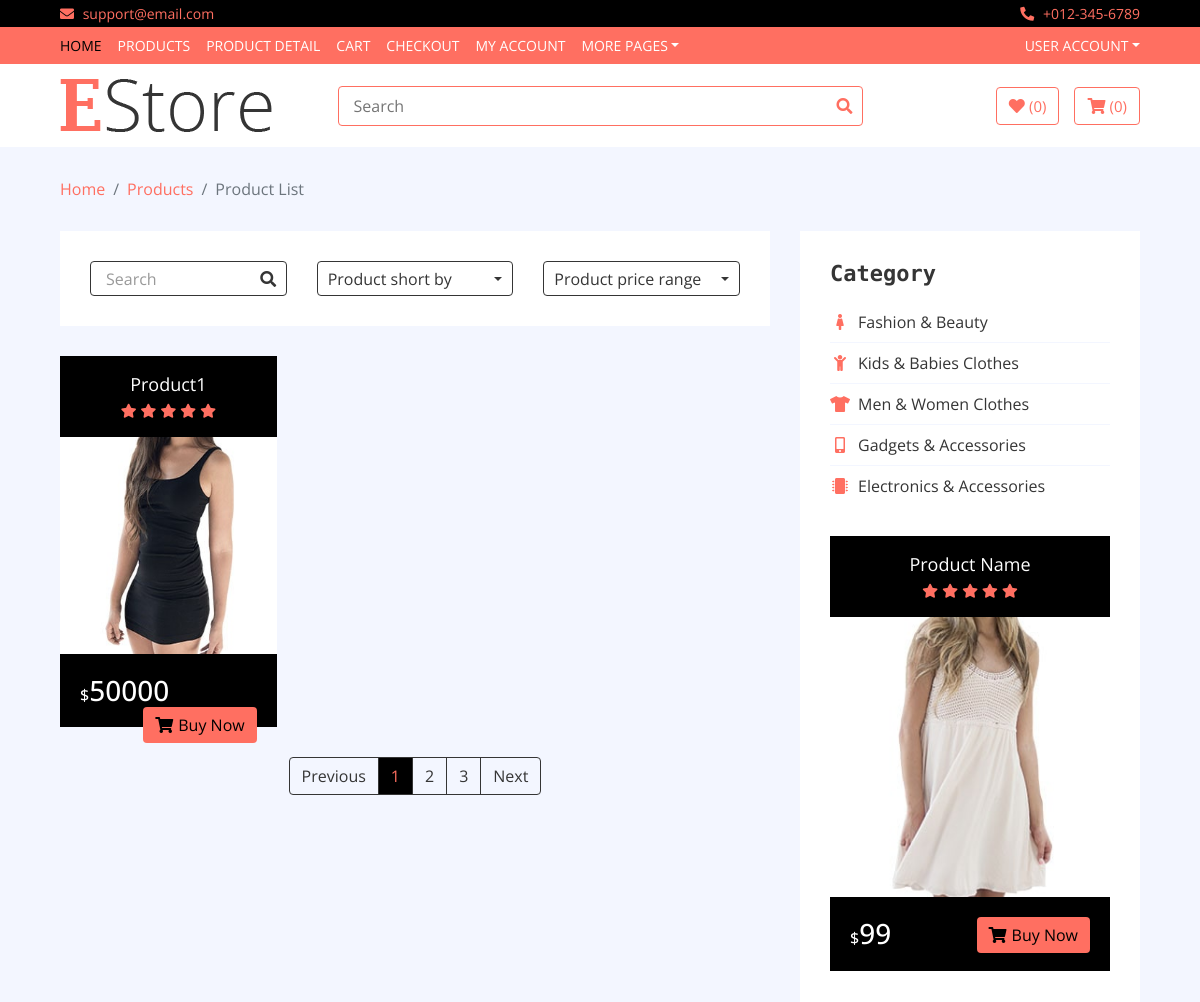
Page /category/Electronics (upper part) on the earlier database version.
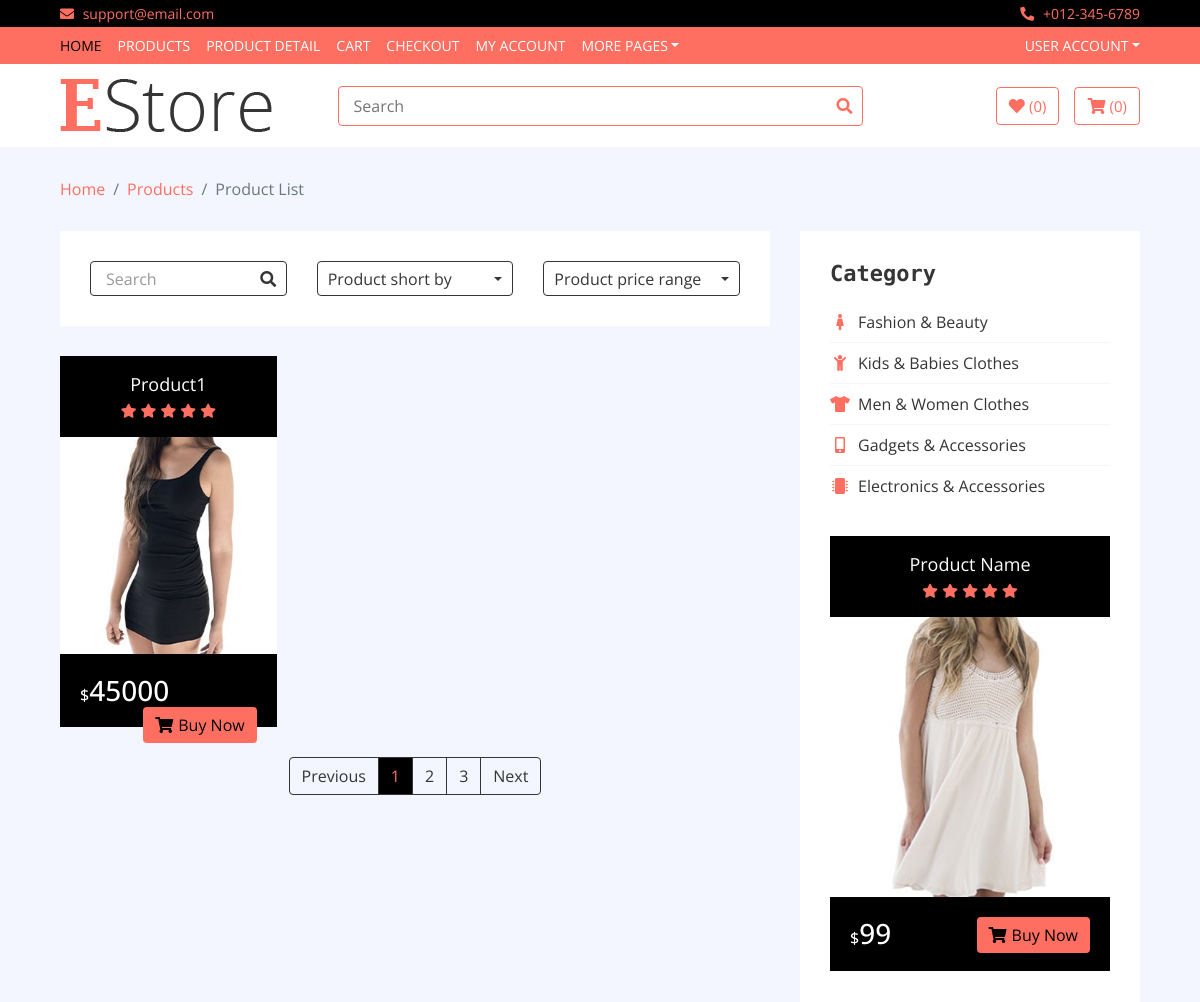
Same page on the later database version.
### home/models.py (models this page shows, shortened)
class Product(models.Model):
    name = models.CharField(max_length=100)
    category = models.ForeignKey(Category,on_delete=models.CASCADE)
    brand = models.ForeignKey(Brand, on_delete = models.CASCADE)
    price = models.IntegerField()
    discounted_price = models.IntegerField()
    image = models.ImageField(upload_to='media')
    description = models.TextField(blank = True)
    specification = models.TextField(blank=True)
    slug = models.TextField()
    label = models.CharField(choices=LABEL,max_length=20)
    stock = models.CharField(choices=STOCK, max_length=20)

### home/views.py (the view)
# urls.py: path('category/<slug>', CategoryView.as_view(), name='category'),
class CategoryView(BaseView):
    def get(self,request,slug):
        cat_id = Category.objects.get(slug = slug).id
        self.views['product_category'] = Product.objects.filter(category_id = cat_id)
        return render(request,'category.html',self.views)

### templates/category.html (shortened to what this page needs)
{% extends 'base.html' %}
{% load static %}
{% block content %}
        <div class="breadcrumb-wrap">
            <div class="container-fluid">
                <ul class="breadcrumb">
                    <li class="breadcrumb-item"><a href="#">Home</a></li>
                    <li class="breadcrumb-item"><a href="#">Products</a></li>
                    <li class="breadcrumb-item active">Product List</li>
                </ul>
            </div>
        </div>
        <div class="product-view">
            <div class="container-fluid">
                <div class="row">
                    <div class="col-lg-8">
                        <div class="row">
                            <div class="col-md-12">
                                <div class="product-view-top">
                                    <div class="row">
                                        <div class="col-md-4">
                                            <div class="product-search">
                                                <input type="email" value="Search">
                                                <button><i class="fa fa-search"></i></button>
                                            </div>
                                        </div>
                                        <div class="col-md-4">
                                            <div class="product-short">
                                                <div class="dropdown">
                                                    <div class="dropdown-toggle" data-toggle="dropdown">Product short by</div>
                                                </div>
                                            </div>
                                        </div>
                                        <div class="col-md-4">
                                            <div class="product-price-range">
                                                <div class="dropdown">
                                                    <div class="dropdown-toggle" data-toggle="dropdown">Product price range</div>
                                                </div>
                                            </div>
                                        </div>
                                    </div>
                                </div>
                            </div>
                            {% for cat in product_category %}
                            <div class="col-md-4">
                                <div class="product-item">
                                    <div class="product-title">
                                        <a href="#">{{cat.name}}</a>
                                        <div class="ratting">
                                            <i class="fa fa-star"></i>
                                            <i class="fa fa-star"></i>
                                            <i class="fa fa-star"></i>
                                            <i class="fa fa-star"></i>
                                            <i class="fa fa-star"></i>
                                        </div>
                                    </div>
                                    <div class="product-image">
                                        <a href="product-detail.html">
                                            <img src="{{cat.image.url}}" alt="Product Image">
                                        </a>
                                    </div>
                                    <div class="product-price">
                                        {% if cat.discounted_price > 0  %}
                                        <h3><span>$</span>{{cat.discounted_price}}</h3>
                                        {% else %}
                                        <h3><span>$</span>{{cat.price}}</h3>
                                        {% endif %}
                                        <a class="btn" href=""><i class="fa fa-shopping-cart"></i>Buy Now</a>
                                    </div>
                                </div>
                            </div>
                            {% endfor %}
                        </div>
                        <div class="col-md-12">
                            <nav aria-label="Page navigation example">
                                <ul class="pagination justify-content-center">
                                    <li class="page-item disabled">
                                        <a class="page-link" href="#" tabindex="-1">Previous</a>
                                    </li>
                                    <li class="page-item active"><a class="page-link" href="#">1</a></li>
                                    <li class="page-item"><a class="page-link" href="#">2</a></li>
                                    <li class="page-item"><a class="page-link" href="#">3</a></li>
                                    <li class="page-item">
                                        <a class="page-link" href="#">Next</a>
                                    </li>
                                </ul>
                            </nav>
                        </div>
                    </div>
                    <div class="col-lg-4 sidebar">
                        <div class="sidebar-widget category">
                            <h2 class="title">Category</h2>
                            <nav class="navbar bg-light">
                                <ul class="navbar-nav">
                                    <li class="nav-item">
                                        <a class="nav-link" href="#"><i class="fa fa-female"></i>Fashion & Beauty</a>
                                    </li>
                                    <li class="nav-item">
                                        <a class="nav-link" href="#"><i class="fa fa-child"></i>Kids & Babies Clothes</a>
                                    </li>
                                    <li class="nav-item">
                                        <a class="nav-link" href="#"><i class="fa fa-tshirt"></i>Men & Women Clothes</a>
                                    </li>
                                    <li class="nav-item">
                                        <a class="nav-link" href="#"><i class="fa fa-mobile-alt"></i>Gadgets & Accessories</a>
                                    </li>
                                    <li class="nav-item">
                                        <a class="nav-link" href="#"><i class="fa fa-microchip"></i>Electronics & Accessories</a>
                                    </li>
                                </ul>
                            </nav>
                        </div>
                        <div class="sidebar-widget widget-slider">
                            <div class="sidebar-slider normal-slider">
                                <div class="product-item">
                                    <div class="product-title">
                                        <a href="#">Product Name</a>
                                        <div class="ratting">
                                            <i class="fa fa-star"></i>
                                            <i class="fa fa-star"></i>
                                            <i class="fa fa-star"></i>
                                            <i class="fa fa-star"></i>
                                            <i class="fa fa-star"></i>
                                        </div>
                                    </div>
                                    <div class="product-image">
                                        <a href="product-detail.html">
                                            <img src="img/product-10.jpg" alt="Product Image">
                                        </a>
                                    </div>
                                    <div class="product-price">
                                        <h3><span>$</span>99</h3>
                                        <a class="btn" href=""><i class="fa fa-shopping-cart"></i>Buy Now</a>
                                    </div>
                                </div>
                            </div>
                        </div>
                    </div>
                </div>
            </div>
        </div>
{% endblock %}

### templates/base.html (shortened to what this page needs)
<!DOCTYPE html>
{% load static %}
<html lang="en">
    <head>
        <link href="https://stackpath.bootstrapcdn.com/bootstrap/4.4.1/css/bootstrap.min.css" rel="stylesheet">
        <link href="https://cdnjs.cloudflare.com/ajax/libs/font-awesome/5.10.0/css/all.min.css" rel="stylesheet">
        <link href="{% static 'lib/slick/slick.css' %}" rel="stylesheet">
        <link href="{% static 'lib/slick/slick-theme.css' %}" rel="stylesheet">
        <link href="{% static 'css/style.css' %}" rel="stylesheet">
    </head>
    <body>
        <div class="top-bar">
            <div class="container-fluid">
                <div class="row">
                    <div class="col-sm-6">
                        <i class="fa fa-envelope"></i>
                        support@email.com
                    </div>
                    <div class="col-sm-6">
                        <i class="fa fa-phone-alt"></i>
                        +012-345-6789
                    </div>
                </div>
            </div>
        </div>
        <div class="nav">
            <div class="container-fluid">
                <nav class="navbar navbar-expand-md bg-dark navbar-dark">
                    <div class="collapse navbar-collapse justify-content-between" id="navbarCollapse">
                        <div class="navbar-nav mr-auto">
                            <a href="index.html" class="nav-item nav-link active">Home</a>
                            <a href="product-list.html" class="nav-item nav-link">Products</a>
                            <a href="product-detail.html" class="nav-item nav-link">Product Detail</a>
                            <a href="cart.html" class="nav-item nav-link">Cart</a>
                            <a href="checkout.html" class="nav-item nav-link">Checkout</a>
                            <a href="my-account.html" class="nav-item nav-link">My Account</a>
                            <div class="nav-item dropdown">
                                <a href="#" class="nav-link dropdown-toggle" data-toggle="dropdown">More Pages</a>
                            </div>
                        </div>
                        <div class="navbar-nav ml-auto">
                            <div class="nav-item dropdown">
                                <a href="#" class="nav-link dropdown-toggle" data-toggle="dropdown">User Account</a>
                            </div>
                        </div>
                    </div>
                </nav>
            </div>
        </div>
        <div class="bottom-bar">
            <div class="container-fluid">
                <div class="row align-items-center">
                    <div class="col-md-3">
                        <div class="logo">
                            <a href="index.html">
                                <img src="img/logo.png" alt="Logo">
                            </a>
                        </div>
                    </div>
                    <div class="col-md-6">
                        <div class="search">
                            <input type="text" placeholder="Search">
                            <button><i class="fa fa-search"></i></button>
                        </div>
                    </div>
                    <div class="col-md-3">
                        <div class="user">
                            <a href="wishlist.html" class="btn wishlist">
                                <i class="fa fa-heart"></i>
                                <span>(0)</span>
                            </a>
                            <a href="cart.html" class="btn cart">
                                <i class="fa fa-shopping-cart"></i>
                                <span>(0)</span>
                            </a>
                        </div>
                    </div>
                </div>
            </div>
        </div>
{% block content %}
{% endblock %}
    </body>
</html>

Differences in the rows shown:
changed Product "Product1": discounted_price (not shown) → "45000"; price "50000" → (not shown)
